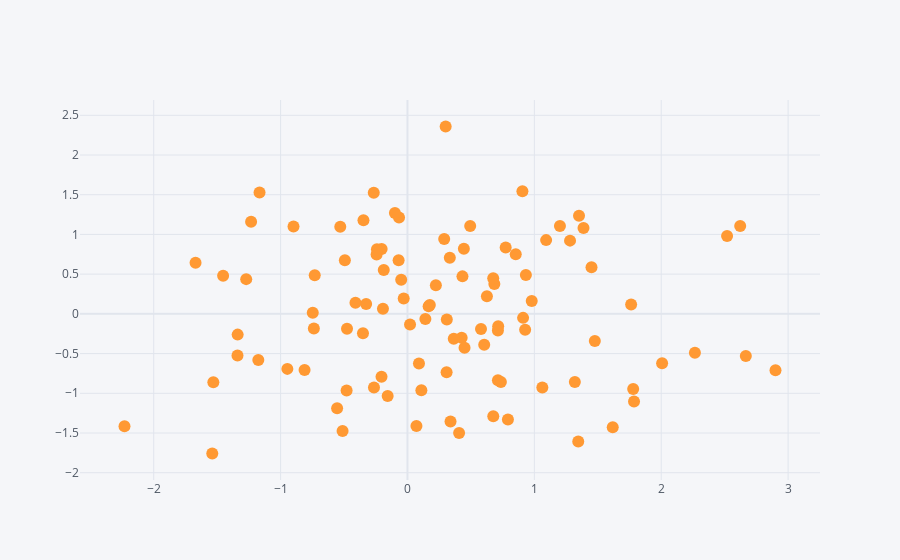

Write notebook code for a chart like this one.
### Code cell
df.iplot(kind='scatter', x='A',y='B',
        mode = 'markers' ) # we have to add this to get the dot inside of 
                          # dots and connected lines
